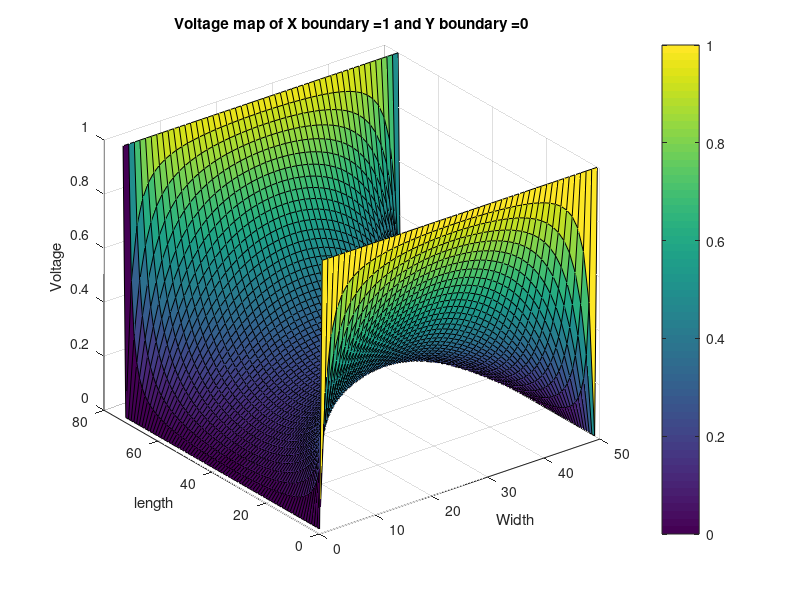

Here is the MATLAB script that generated this plot:

global C

C.q_0 = 1.60217653e-19;             % electron charge
    C.hb = 1.054571596e-34;             % Dirac constant
    C.h = C.hb * 2 * pi;                % Planck constant
    C.m_0 = 9.10938215e-31;             % electron mass
    C.kb = 1.3806504e-23;               % Boltzmann constant
    C.eps_0 = 8.854187817e-12;          % vacuum permittivity
    C.mu_0 = 1.2566370614e-6;           % vacuum permeability
    C.c = 299792458;                    % speed of light
    C.g = 9.80665;
    
    
L = 75;
W = 50;

G = sparse(L*W,L*W);
R = zeros(L*W,1);

for i =1:1:L
    for j =1:1:W
        n = j+(i-1)*W;
        nxm = j+(i-2)*W;
        nxp = j+i*W;
        nyp = j+1+ (i-1)*W;
        nym = j-1+ (i-1)*W;
        
        if(i==1)
            G(n,:) = 0;
            G(n,n) = 1;
            R(n) = 1;
        elseif(i==L)
            G(n,:) = 0;
            G(n,n) = 1;
            R(n) = 1;
        elseif(j==1)
            G(n,:) = 0;
            G(n,n) = 1;
            R(n) = 0;
        elseif(j==W)
            G(n,:) = 0;
            G(n,n) = 1;
            R(n) = 0;
        else          
            G(n,:)=0;
            G(n,nxm) = 1; 
            G(n,nxp) = 1;
            G(n,nym) = 1;
            G(n,nyp) = 1;
            G(n,n) = -4;
        end
    end
end

V = G\R;

%remap
K = zeros(L,W);
for i =1:1:L
    for j =1:1:W
        n=j+(i-1)*W;
        K(i,j) =V(n);
    end
end

figure(2);
surf(K);
colorbar
title('Voltage map of X boundary =1 and Y boundary =0')
xlabel('Width'),ylabel('length'),zlabel('Voltage');